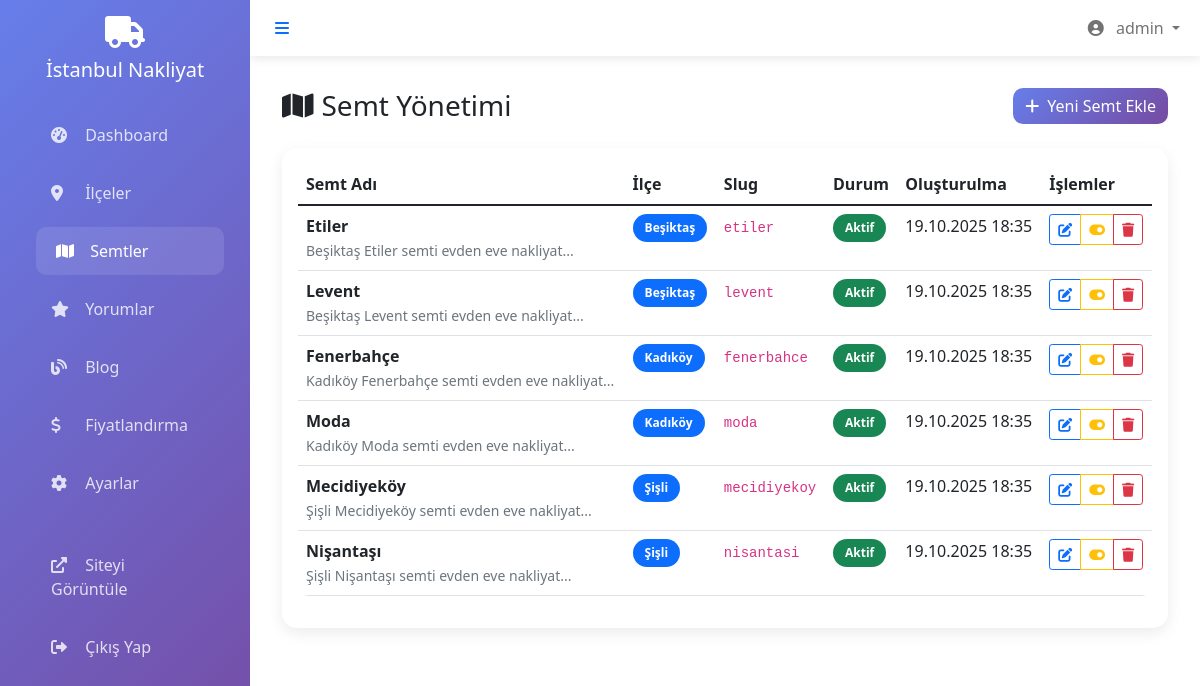
The page /admin/?action=neighborhoods (signed in) on the database its author committed.
### tables this page shows
CREATE TABLE neighborhoods (
    id INT AUTO_INCREMENT PRIMARY KEY,
    district_id INT NOT NULL,
    name VARCHAR(100) NOT NULL,
    slug VARCHAR(100) UNIQUE NOT NULL,
    description TEXT,
    meta_title VARCHAR(200),
    meta_description TEXT,
    meta_keywords TEXT,
    is_active BOOLEAN DEFAULT TRUE,
    created_at TIMESTAMP DEFAULT CURRENT_TIMESTAMP,
    updated_at TIMESTAMP DEFAULT CURRENT_TIMESTAMP ON UPDATE CURRENT_TIMESTAMP,
    FOREIGN KEY (district_id) REFERENCES districts(id) ON DELETE CASCADE
);

CREATE TABLE districts (
    id INT AUTO_INCREMENT PRIMARY KEY,
    name VARCHAR(100) NOT NULL,
    slug VARCHAR(100) UNIQUE NOT NULL,
    description TEXT,
    meta_title VARCHAR(200),
    meta_description TEXT,
    meta_keywords TEXT,
    is_active BOOLEAN DEFAULT TRUE,
    created_at TIMESTAMP DEFAULT CURRENT_TIMESTAMP,
    updated_at TIMESTAMP DEFAULT CURRENT_TIMESTAMP ON UPDATE CURRENT_TIMESTAMP
);

### models/NeighborhoodModel.php (called while the page is built, shortened)
<?php
class NeighborhoodModel {
    private $conn;
    private $table_name = "neighborhoods";
    public function __construct($db) {
        $this->conn = $db;
    }
    public function getAllActiveNeighborhoods() {
        $query = "SELECT n.*, d.name as district_name FROM " . $this->table_name . " n
                  LEFT JOIN districts d ON n.district_id = d.id
                  WHERE n.is_active = 1 ORDER BY d.name ASC, n.name ASC";
        $stmt = $this->conn->prepare($query);
        $stmt->execute();
        return $stmt->fetchAll();
    }
}
?>

### admin/neighborhoods.php (the view, shortened to what this page needs)
<?php
include 'includes/header.php';
?>
<div class="row">
    <div class="col-12">
        <div class="d-flex justify-content-between align-items-center mb-4">
            <h1 class="h3 mb-0">
                <i class="fas fa-map me-2"></i>Semt Yönetimi
            </h1>
            <button class="btn btn-primary" data-bs-toggle="modal" data-bs-target="#createNeighborhoodModal">
                <i class="fas fa-plus me-2"></i>Yeni Semt Ekle
            </button>
        </div>
    </div>
</div>
<div class="card">
    <div class="card-body">
        <div class="table-responsive">
            <table class="table table-hover">
                <thead>
                    <tr>
                        <th>Semt Adı</th>
                        <th>İlçe</th>
                        <th>Slug</th>
                        <th>Durum</th>
                        <th>Oluşturulma</th>
                        <th>İşlemler</th>
                    </tr>
                </thead>
                <tbody>
                    <?php foreach ($neighborhoods as $neighborhood): ?>
                    <tr>
                        <td>
                            <strong><?php echo htmlspecialchars($neighborhood['name']); ?></strong>
                            <?php if ($neighborhood['description']): ?>
                                <br><small class="text-muted"><?php echo htmlspecialchars(substr($neighborhood['description'], 0, 100)); ?>...</small>
                            <?php endif; ?>
                        </td>
                        <td>
                            <span class="badge bg-primary"><?php echo htmlspecialchars($neighborhood['district_name']); ?></span>
                        </td>
                        <td>
                            <code><?php echo htmlspecialchars($neighborhood['slug']); ?></code>
                        </td>
                        <td>
                            <?php if ($neighborhood['is_active']): ?>
                                <span class="badge bg-success">Aktif</span>
                            <?php else: ?>
                                <span class="badge bg-secondary">Pasif</span>
                            <?php endif; ?>
                        </td>
                        <td>
                            <?php echo date('d.m.Y H:i', strtotime($neighborhood['created_at'])); ?>
                        </td>
                        <td>
                            <div class="btn-group" role="group">
                                <button class="btn btn-sm btn-outline-primary" onclick="editNeighborhood(<?php echo htmlspecialchars(json_encode($neighborhood)); ?>)">
                                    <i class="fas fa-edit"></i>
                                </button>
                                <a href="?action=neighborhoods&toggle=<?php echo $neighborhood['id']; ?>" class="btn btn-sm btn-outline-warning">
                                    <i class="fas fa-toggle-<?php echo $neighborhood['is_active'] ? 'on' : 'off'; ?>"></i>
                                </a>
                                <a href="?action=neighborhoods&delete=<?php echo $neighborhood['id']; ?>" class="btn btn-sm btn-outline-danger btn-delete">
                                    <i class="fas fa-trash"></i>
                                </a>
                            </div>
                        </td>
                    </tr>
                    <?php endforeach; ?>
                </tbody>
            </table>
        </div>
    </div>
</div>

### admin/includes/header.php (style rules this page uses)
.card { border: none; border-radius: 15px; box-shadow: 0 5px 15px rgba(0,0,0,0.08); }
.btn-primary { background: linear-gradient(135deg, #667eea 0%, #764ba2 100%); border: none; border-radius: 10px; }
.table { border-radius: 10px; overflow: hidden; }
.badge { border-radius: 20px; padding: 8px 12px; }

### rows shown on the page
neighborhoods: name "Etiler", description "Beşiktaş Etiler semti evden eve nakliyat", district.name "Beşiktaş", slug "etiler", is_active "Aktif", created_at "19.10.2025 18:35"
neighborhoods: name "Levent", description "Beşiktaş Levent semti evden eve nakliyat", district.name "Beşiktaş", slug "levent", is_active "Aktif", created_at "19.10.2025 18:35"
neighborhoods: name "Fenerbahçe", description "Kadıköy Fenerbahçe semti evden eve nakliyat", district.name "Kadıköy", slug "fenerbahce", is_active "Aktif", created_at "19.10.2025 18:35"
neighborhoods: name "Moda", description "Kadıköy Moda semti evden eve nakliyat", district.name "Kadıköy", slug "moda", is_active "Aktif", created_at "19.10.2025 18:35"
neighborhoods: name "Mecidiyeköy", description "Şişli Mecidiyeköy semti evden eve nakliyat", district.name "Şişli", slug "mecidiyekoy", is_active "Aktif", created_at "19.10.2025 18:35"
neighborhoods: name "Nişantaşı", description "Şişli Nişantaşı semti evden eve nakliyat", district.name "Şişli", slug "nisantasi", is_active "Aktif", created_at "19.10.2025 18:35"

### other values the page prints
$_SESSION['admin_username'] "admin"
